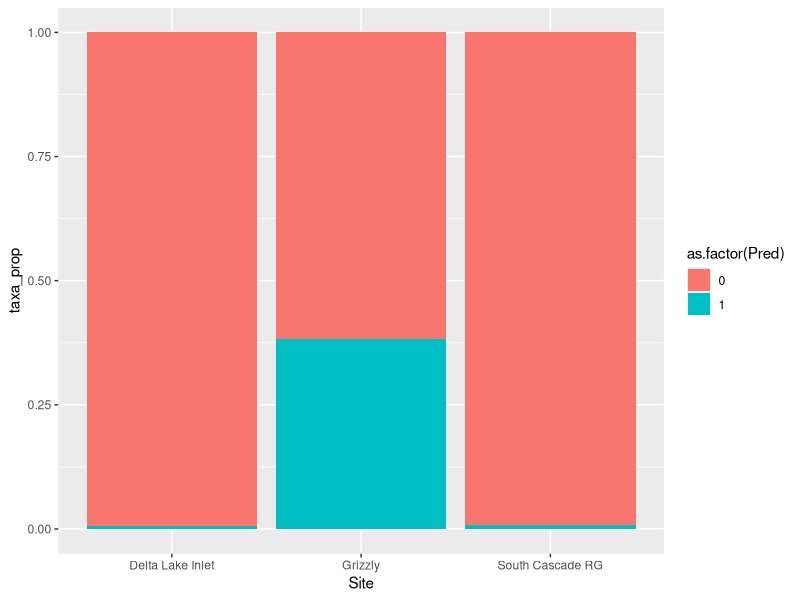
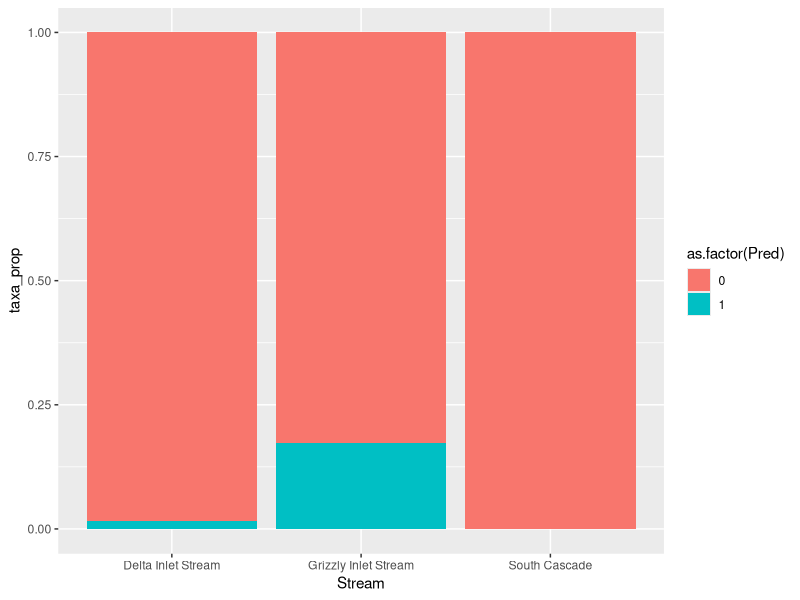
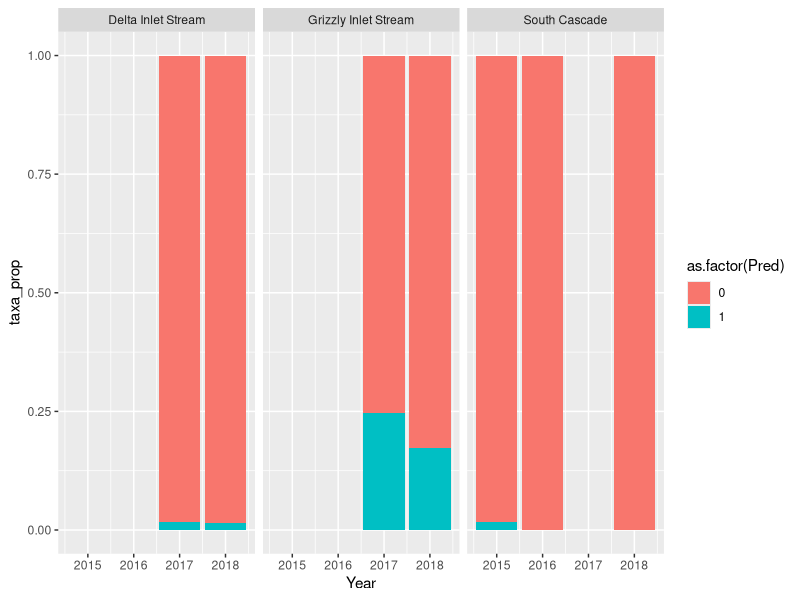
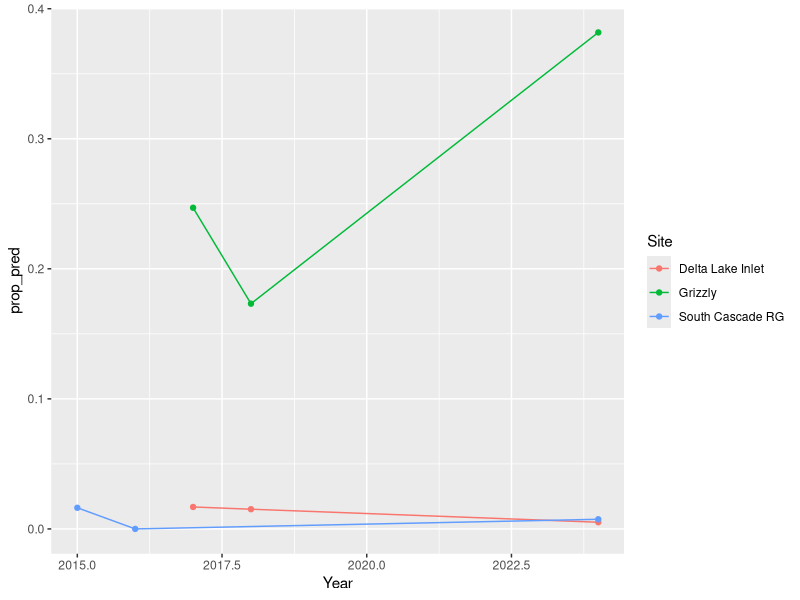

Reproduce these figures in R, in order.
#04_community_data
library(tidyverse)

# tasr 2024
tasr_2024 <- read_csv("derived_data/2024GRTEStonefly.csv")
tasr_2024
distinct(tasr_2024, Site)


# tasr 2015-2018
tasr_2015_2018 <- read_csv("derived_data/TASR_inverts_2015-2018.csv") 
distinct(tasr_2015_2018, Stream, Year) |>
  filter(Year == 2018)

rp18 <- tasr_2015_2018|>
  filter(Stream %in% c("Delta Inlet Stream",
                       "Grizzly Inlet Stream",
                       "South Cascade"),
         Year == 2018,
         !str_detect(Taxa, "pup"),
         Taxa != "Staphylinidae") |>
  select(Stream, Year, Fraction, Rep, Taxa, Density, Abundance)

rp18
distinct(rp18, Taxa)

# filter out sites for Ruth Powell analysis
rp24 <- tasr_2024 |>
  filter(Site %in% c("Delta Lake Inlet", "Grizzly", "South Cascade RG")) |>
  select(Year, Site, Rep, Subsample...8, Taxa, Abundance, Density_ind_m2, Biomass_mg_m2)

rp24
distinct(rp24, Taxa)
# Predator FFG pulled from Jorgeson et al. 2024
# supplemented with Merrit
ffg_pred <- tibble(Taxa = c("2Megarcys",
                            "Prosimulium",
                            "Megarcys",
                            "Sweltsa", 
                            "Rhyacophila",
                            "Rhyacophila Alberta Group",
                            "Rhyacophila blarina", 
                            "Rhyacophila Verrula Group",
                            "Simuliidae"),
                   Pred = 1)

# Abundance
# plot proportion of taxa which are classified as predators
# Abundance
rp24 |>
  left_join(ffg_pred) |>
  mutate(Pred = case_when(is.na(Pred) ~ 0, .default = Pred)) |>
  group_by(Year, Site, Taxa, Pred) |>
  summarize(mean_n = mean(Abundance, na.rm = TRUE),
            mean_dens = mean(Density_ind_m2, na.rm = TRUE),
            sd_dens = sd(Density_ind_m2, na.rm = TRUE)) |>
  ungroup()|>
  group_by(Year, Site)|>
  mutate(tot_n = sum(mean_dens),
         taxa_prop = mean_dens / tot_n) |>
  ggplot(aes(x = Site, 
             y = taxa_prop,
             fill = as.factor(Pred))) +
  geom_col()


  
# predators as a proportion of total abundance
rp24_pred <- rp24 |>
  left_join(ffg_pred) |>
  mutate(Pred = case_when(is.na(Pred) ~ 0, .default = Pred)) |>
  group_by(Year, Site, Taxa, Pred) |>
  summarize(mean_n = mean(Abundance, na.rm = TRUE),
            mean_dens = mean(Density_ind_m2, na.rm = TRUE),
            sd_dens = sd(Density_ind_m2, na.rm = TRUE)) |>
  ungroup()|>
  group_by(Year, Site)|>
  mutate(tot_n = sum(mean_dens),
         taxa_prop = mean_dens / tot_n) |>
  group_by(Year, Site, Pred) |>
  summarise(prop_pred = sum(taxa_prop)) |>
  filter(Pred == 1)
rp24_pred  
# Grizz in 2024 ~ 38% predators by abundance
# Delta and SCAS ~ 0.5-0.7%



# 2018 --------------------------------------------------------------------

rp18 |>
  left_join(ffg_pred) |>
  mutate(Pred = case_when(is.na(Pred) ~ 0, .default = Pred)) |>
  group_by(Year, Stream, Taxa, Pred) |>
  summarize(mean_n = mean(Abundance, na.rm = TRUE),
            mean_dens = mean(Density, na.rm = TRUE),
            sd_dens = sd(Density, na.rm = TRUE)) |>
  ungroup()|>
  group_by(Year, Stream)|>
  mutate(tot_n = sum(mean_dens),
         taxa_prop = mean_dens / tot_n) |>
  ggplot(aes(x = Stream, 
             y = taxa_prop,
             fill = as.factor(Pred))) +
  geom_col()

rp18 |>
  left_join(ffg_pred) |>
  mutate(Pred = case_when(is.na(Pred) ~ 0, .default = Pred)) |>
  group_by(Year, Stream, Taxa, Pred) |>
  summarize(mean_n = mean(Abundance, na.rm = TRUE),
            mean_dens = mean(Density, na.rm = TRUE),
            sd_dens = sd(Density, na.rm = TRUE)) |>
  ungroup()|>
  group_by(Year, Stream)|>
  mutate(tot_n = sum(mean_dens),
         taxa_prop = mean_dens / tot_n) |>
  group_by(Year, Stream, Pred) |>
  summarise(sum(taxa_prop))

# Grizzly ~17% Predators
# Delta ~ 1 %
# SCAS = 0%



# other years -------------------------------------------------------------

rp_all <- tasr_2015_2018|>
  filter(Stream %in% c("Delta Inlet Stream",
                       "Grizzly Inlet Stream",
                       "South Cascade"),
         #Year == 2018,
         !str_detect(Taxa, "pup"),
         Taxa != "Staphylinidae") |>
  select(Stream, Year, Fraction, Rep, Taxa, Density, Abundance)

distinct(rp_all, Taxa)

ffg_pred <- tibble(Taxa = c("2Megarcys",
                            "Megarcys2",
                            "1Megarcys",
                            "Alloperla", #Chloroperlidae family generally predators
                            "Chloroperlidae",
                            "Perlodidae",
                            "Clinocera", # Empididae generally predators
                            "Suwallia",
                            "Drunella",
                            "Empididae",
                            "Megarcys",
                            "Sweltsa", 
                            "Rhyacophila",
                            "Rhyacophila Alberta Group",
                            "Rhyacophila blarina", 
                            "Rhyacophila Verrula Group",
                            "Prosimulium",
                            "Simulium",
                            "Simuliidae"),
                   Pred = 1)

rp_all |>
  left_join(ffg_pred) |>
  mutate(Pred = case_when(is.na(Pred) ~ 0, .default = Pred)) |>
  group_by(Year, Stream, Taxa, Pred) |>
  summarize(mean_n = mean(Abundance, na.rm = TRUE),
            mean_dens = mean(Density, na.rm = TRUE),
            sd_dens = sd(Density, na.rm = TRUE)) |>
  ungroup()|>
  group_by(Year, Stream)|>
  mutate(tot_n = sum(mean_dens),
         taxa_prop = mean_dens / tot_n) |>
  ggplot(aes(x = Year, 
             y = taxa_prop,
             fill = as.factor(Pred))) +
  geom_col() +
  facet_wrap(~Stream)

rp_all |>
  left_join(ffg_pred) |>
  mutate(Pred = case_when(is.na(Pred) ~ 0, .default = Pred)) |>
  group_by(Year, Stream, Taxa, Pred) |>
  summarize(mean_n = mean(Abundance, na.rm = TRUE),
            mean_dens = mean(Density, na.rm = TRUE),
            sd_dens = sd(Density, na.rm = TRUE)) |>
  ungroup()|>
  group_by(Year, Stream)|>
  mutate(tot_n = sum(mean_dens),
         taxa_prop = mean_dens / tot_n) |>
  group_by(Year, Stream, Pred) |>
  summarise(prop_pred = sum(taxa_prop)) |>
  filter(Pred == 1) |>
  mutate(Site = case_when(
    Stream == "South Cascade" ~ "South Cascade RG",
    Stream == "Delta Inlet Stream" ~ "Delta Lake Inlet",
    Stream == "Grizzly Inlet Stream" ~ "Grizzly")) |>
  bind_rows(rp24_pred) |>
  ggplot(aes(x = Year, 
             y = prop_pred,
             color = Site)) +
  geom_line() +
  geom_point()
